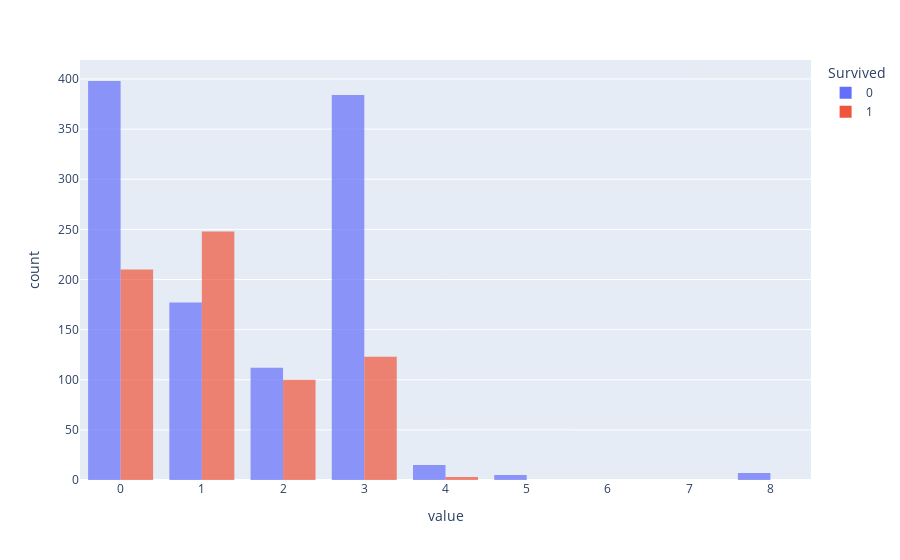

The notebook cell this image was saved under:
### Markdown cell above
"SibSp" is an abbreviation for "Sibling/Spouse".  
The values for "SibSp" range from 0  to 8 (indicating that the passenger had eight siblings or spouses on board).

### Code cell
px.histogram(df, x=["SibSp", "Pclass"], color="Survived", barmode="group", opacity=.7)

### Figure 1 — Plotly figure (JSON) as saved in the notebook; plotly's stock layout.template omitted (floating-point values rounded to 4 significant figures; data arrays with more than 128 entries replaced by an {"elided": "..."} marker saying what was removed)
{"data": [{"alignmentgroup": "True", "bingroup": "x", "hovertemplate": "Survived=0<br>value=%{x}<br>count=%{y}<extra></extra>", "legendgroup": "0", "marker": {"color": "#636efa", "opacity": 0.7, "pattern": {"shape": ""}}, "name": "0", "offsetgroup": "0", "orientation": "v", "showlegend": true, "type": "histogram", "x": {"elided": "1098 int values"}, "xaxis": "x", "yaxis": "y"}, {"alignmentgroup": "True", "bingroup": "x", "hovertemplate": "Survived=1<br>value=%{x}<br>count=%{y}<extra></extra>", "legendgroup": "1", "marker": {"color": "#EF553B", "opacity": 0.7, "pattern": {"shape": ""}}, "name": "1", "offsetgroup": "1", "orientation": "v", "showlegend": true, "type": "histogram", "x": {"elided": "684 int values"}, "xaxis": "x", "yaxis": "y"}], "layout": {"barmode": "group", "legend": {"title": {"text": "Survived"}, "tracegroupgap": 0}, "margin": {"t": 60}, "xaxis": {"anchor": "y", "domain": [0, 1], "title": {"text": "value"}}, "yaxis": {"anchor": "x", "domain": [0, 1], "title": {"text": "count"}}}}
